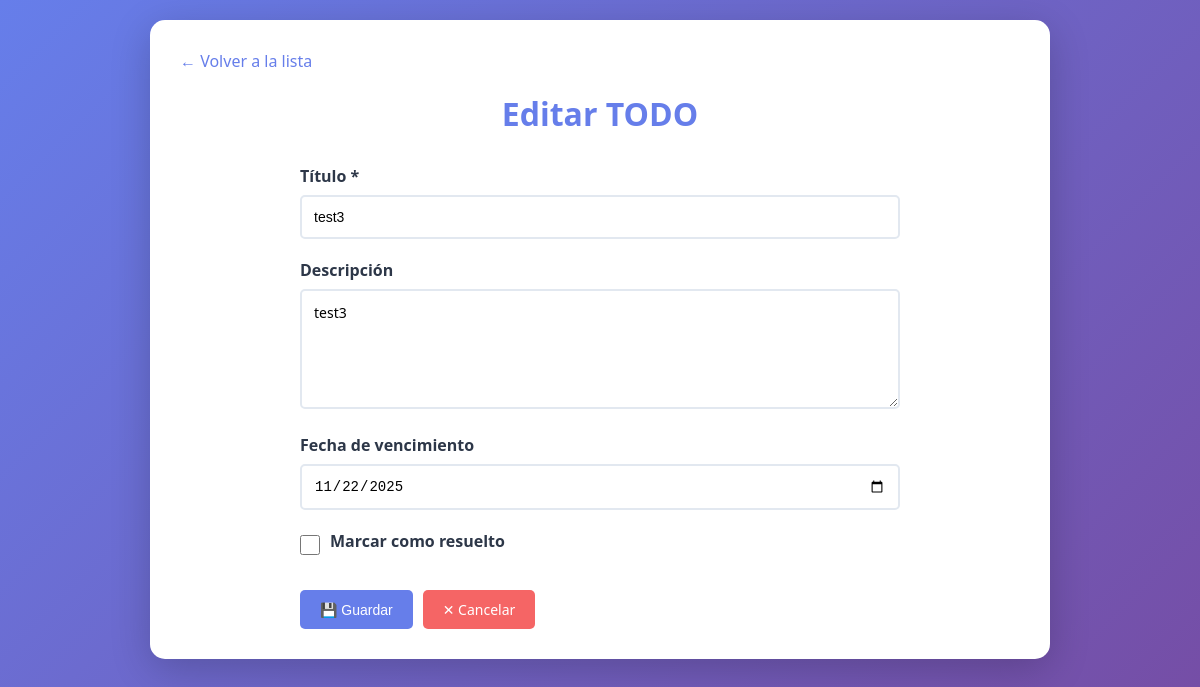
The page /edit/3/ on the database its author committed.
### todos/models.py (models this page shows, shortened)
class TODO(models.Model):
    title = models.CharField(max_length=200)
    description = models.TextField(blank=True)
    due_date = models.DateField(null=True, blank=True)
    resolved = models.BooleanField(default=False)
    created_at = models.DateTimeField(auto_now_add=True)
    updated_at = models.DateTimeField(auto_now=True)
    class Meta:
        ordering = ['-created_at']

### todos/views.py (the view)
# urls.py: path('edit/<int:pk>/', views.TODOUpdateView.as_view(), name='todo_edit'),
class TODOUpdateView(UpdateView):
    model = TODO
    template_name = 'todos/todo_form.html'
    form_class = TODOForm
    success_url = reverse_lazy('todo_list')

### todos/forms.py
class TODOForm(forms.ModelForm):
    class Meta:
        model = TODO
        fields = ['title', 'description', 'due_date', 'resolved']
        widgets = {
            'title': forms.TextInput(attrs={
                'placeholder': 'Ingresa el título del TODO',
                'class': 'form-control'
            }),
            'description': forms.Textarea(attrs={
                'placeholder': 'Descripción detallada (opcional)',
                'rows': 4,
                'class': 'form-control'
            }),
            'due_date': forms.DateInput(attrs={
                'type': 'date',
                'class': 'form-control'
            }),
            'resolved': forms.CheckboxInput(attrs={
                'class': 'form-check-input'
            })
        }
        labels = {
            'title': 'Título',
            'description': 'Descripción',
            'due_date': 'Fecha de vencimiento',
            'resolved': 'Marcar como resuelto'
        }

### todos/templates/todos/todo_form.html (shortened to what this page needs)
{% extends 'todos/base.html' %}
{% block content %}
    <a href="{% url 'todo_list' %}" class="back-link">← Volver a la lista</a>
    <h1>{% if object %}Editar TODO{% else %}Crear Nuevo TODO{% endif %}</h1>
    <form method="post">
        <div class="form-group">
            <label for="id_title">{{ form.title.label }} *</label>
            {{ form.title }}
        </div>
        <div class="form-group">
            <label for="id_description">{{ form.description.label }}</label>
            {{ form.description }}
        </div>
        <div class="form-group">
            <label for="id_due_date">{{ form.due_date.label }}</label>
            {{ form.due_date }}
        </div>
        {% if form.resolved %}
            <div class="form-group">
                <div class="checkbox-group">
                    {{ form.resolved }}
                    <label for="id_resolved">{{ form.resolved.label }}</label>
                </div>
            </div>
        {% endif %}
        <div class="form-actions">
            <button type="submit" class="btn btn-primary">💾 Guardar</button>
            <a href="{% url 'todo_list' %}" class="btn btn-danger">✕ Cancelar</a>
        </div>
    </form>
{% endblock %}

### rows shown on the page
TODO: title "test3", description "test3", due_date "11/22/2025"
